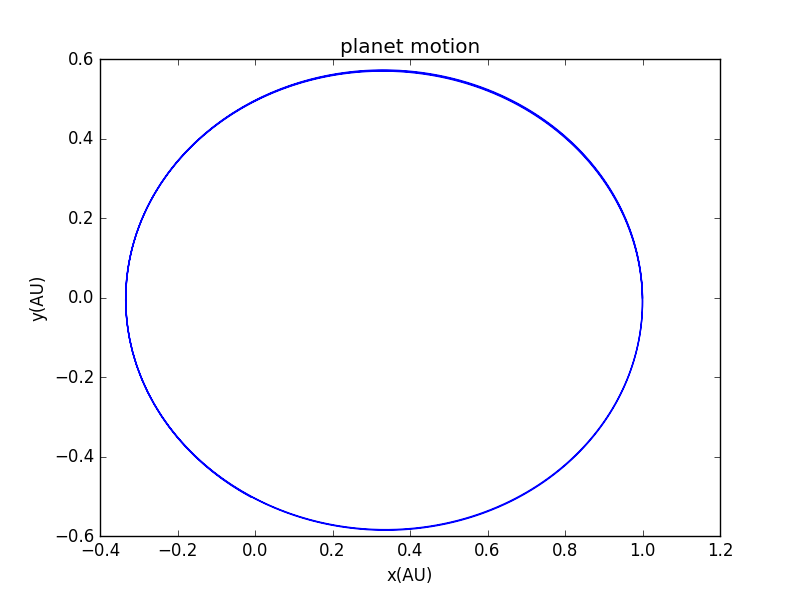

The Python source for this figure:
import matplotlib.pyplot as pl
import math


class planet():
    def __init__(self,_x0=0,_y0=0,_vx0=0,_vy0=0,_dt=0,_m1=0,_m2=0,_time=0):
        self.x0=_x0
        self.y0=_y0
        self.vx0=_vx0
        self.vy0=_vy0
        self.dt=_dt
        self.m1=_m1
        self.m2=_m2
        self.time=_time
    
    def calculate(self):
        self.x=[]
        self.y=[]
        self.vx=[]
        self.vy=[]        
        self.r=[]
        self.t=[]
        self.x.append(self.x0)
        self.y.append(self.y0)
        self.vx.append(self.vx0)
        self.vy.append(self.vy0)
        self.r.append(math.sqrt(self.x0**2+self.y0**2))
        self.t.append(0)
        nsteps=int(self.time/self.dt)
        for i in range(1,nsteps):
            self.vx.append(self.vx[i-1]-((self.m1+self.m2)/self.m2)*(4*(math.pi)**2)*(self.x[i-1]/(self.r[i-1])**3)*self.dt)
            self.x.append(self.x[i-1]+self.vx[i]*self.dt)
            self.vy.append(self.vy[i-1]-((self.m1+self.m2)/self.m2)*(4*(math.pi)**2)*(self.y[i-1]/(self.r[i-1])**3)*self.dt)
            self.y.append(self.y[i-1]+self.vy[i]*self.dt)
            self.r.append(math.sqrt(self.x[i]**2+self.y[i]**2))
            self.t.append(self.t[i-1]+self.dt)
        return 0
    def plot(self,color):
        pl.plot(self.x,self.y,color)
        pl.title("planet motion")
        pl.xlabel("x(AU)")
        pl.ylabel("y(AU)")

A=planet(1,0,0,2*math.pi,0.002,10,10,1)
A.calculate()
A.plot("blue")
pl.show()

A=planet(1,0,0,2*math.pi,0.002,10,1000,1)
A.calculate()
A.plot("blue")
pl.show()
